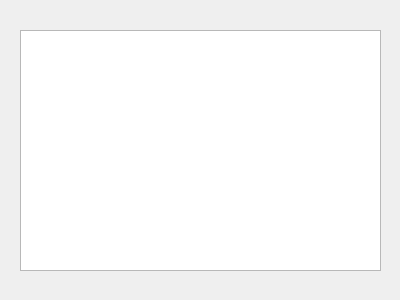
<?xml version="1.0" encoding="UTF-8"?>
<ui version="4.0">
 <class>floatpan</class>
 <widget class="QWidget" name="floatpan">
  <property name="geometry">
   <rect>
    <x>0</x>
    <y>0</y>
    <width>400</width>
    <height>300</height>
   </rect>
  </property>
  <property name="windowTitle">
   <string>Form</string>
  </property>
  <widget class="QTextEdit" name="textEdit">
   <property name="geometry">
    <rect>
     <x>20</x>
     <y>30</y>
     <width>361</width>
     <height>241</height>
    </rect>
   </property>
  </widget>
 </widget>
 <resources/>
 <connections/>
</ui>
